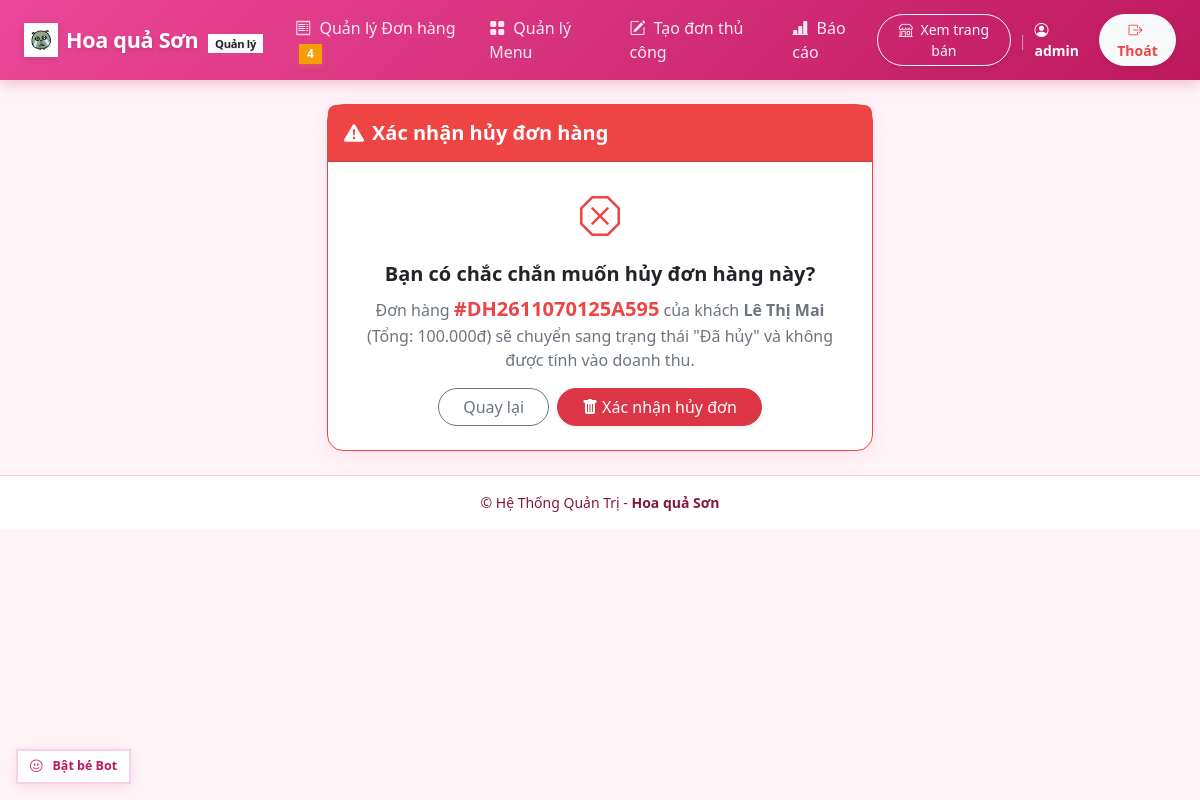
Screenshot of /quan-ly/don-hang/1/cancel/ (signed in) with the database file from the repository.
### orders/models.py (models this page shows, shortened)
class Order(models.Model):
    ORDER_TYPE_CHOICES = [
        ('dine_in', 'Tại chỗ'),
        ('takeaway', 'Mang đi'),
        ('delivery', 'Giao hàng'),
    ]
    PAYMENT_METHOD_CHOICES = [
        ('cash', 'Tiền mặt'),
        ('transfer', 'Chuyển khoản'),
        ('cod', 'Thu khi giao (COD)'),
    ]
    STATUS_CHOICES = [
        ('new', 'Mới'),
        ('preparing', 'Đang chuẩn bị'),
        ('delivering', 'Đang giao'),
        ('completed', 'Hoàn thành'),
        ('cancelled', 'Đã hủy'),
        ('customer_refused', 'Khách không nhận'),
    ]
    DISCOUNT_TYPE_CHOICES = [
        ('amount', 'Số tiền (đ)'),
        ('percent', 'Phần trăm (%)'),
    ]
    code = models.CharField(max_length=32, unique=True, verbose_name="Mã đơn hàng", editable=False)
    customer_name = models.CharField(max_length=150, verbose_name="Tên khách hàng", default="Khách lẻ")
    customer_contact = models.CharField(max_length=150, blank=True, verbose_name="SĐT / Facebook / Zalo")
    address = models.TextField(blank=True, verbose_name="Địa chỉ nhận hàng")
    order_type = models.CharField(
        max_length=20,
        choices=ORDER_TYPE_CHOICES,
        default='dine_in',
        verbose_name="Hình thức"
    )
    payment_method = models.CharField(
        max_length=20,
        choices=PAYMENT_METHOD_CHOICES,
        default='cash',
        verbose_name="Thanh toán"
    )
    is_paid = models.BooleanField(default=False, verbose_name="Đã thanh toán")
    status = models.CharField(
        max_length=20,
        choices=STATUS_CHOICES,
        default='new',
        verbose_name="Trạng thái"
    )
    discount_type = models.CharField(
        max_length=10,
        choices=DISCOUNT_TYPE_CHOICES,
        default='amount',
        verbose_name="Kiểu giảm giá"
    )
    discount_value = models.DecimalField(
        max_digits=12,
        decimal_places=0,
        default=0,
        validators=[MinValueValidator(Decimal('0'))],
        verbose_name="Giá trị giảm"
    )
    shipping_fee = models.DecimalField(
        max_digits=12,
        decimal_places=0,
        default=0,
        validators=[MinValueValidator(Decimal('0'))],
        verbose_name="Phí giao hàng"
    )
    note = models.TextField(blank=True, verbose_name="Ghi chú đơn hàng")
    source = models.CharField(
        max_length=20,
        choices=[
            ('web', 'Đặt qua Web'),
            ('message', 'Đặt qua Tin nhắn'),
            ('pos', 'Tạo tại quán'),
        ],
        default='pos',
        verbose_name="Nguồn đơn"
    )
    desired_time = models.CharField(max_length=100, blank=True, verbose_name="Thời gian muốn nhận")
    created_at = models.DateTimeField(auto_now_add=True, verbose_name="Ngày tạo")
    updated_at = models.DateTimeField(auto_now=True, verbose_name="Cập nhật lần cuối")
    class Meta:
        verbose_name = "Đơn hàng"
        verbose_name_plural = "Danh sách đơn hàng"
        ordering = ['-created_at']
    @property
    def subtotal(self):
        return sum(item.subtotal for item in self.items.all())
    @property
    def discount_amount(self):
        sub = self.subtotal
        if self.discount_type == 'percent':
            amt = (sub * self.discount_value) / Decimal('100')
        else:
            amt = self.discount_value
        return min(sub, amt)
    @property
    def final_total(self):
        base = max(Decimal('0'), self.subtotal - self.discount_amount)
        return base + (self.shipping_fee or Decimal('0'))

class OrderItem(models.Model):
    SALT_CHOICES = [
        ('tay_ninh', 'Muối Tây Ninh'),
        ('hao_hao', 'Muối Hảo Hảo'),
    ]
    order = models.ForeignKey(Order, on_delete=models.CASCADE, related_name='items', verbose_name="Đơn hàng")
    product = models.ForeignKey(Product, on_delete=models.SET_NULL, null=True, blank=True, verbose_name="Món")
    product_name = models.CharField(max_length=150, verbose_name="Tên món")
    unit_price = models.DecimalField(
        max_digits=12,
        decimal_places=0,
        validators=[MinValueValidator(Decimal('0'))],
        verbose_name="Đơn giá bán tại thời điểm đặt"
    )
    unit_cost_price = models.DecimalField(
        max_digits=12,
        decimal_places=0,
        null=True,
        blank=True,
        validators=[MinValueValidator(Decimal('0'))],
        verbose_name="Giá nhập tại thời điểm đặt"
    )
    quantity = models.PositiveIntegerField(
        default=1,
        validators=[MinValueValidator(1)],
        verbose_name="Số lượng"
    )
    note = models.CharField(max_length=255, blank=True, verbose_name="Ghi chú món (VD: Không dưa hấu,...)")
    salt_choice = models.CharField(
        max_length=20,
        blank=True,
        choices=SALT_CHOICES,
        verbose_name="Loại muối",
    )
    class Meta:
        verbose_name = "Món trong đơn"
        verbose_name_plural = "Các món trong đơn"
    @property
    def subtotal(self):
        return self.unit_price * self.quantity

### orders/views.py (the view)
# urls.py: path('<int:pk>/cancel/', views.order_cancel, name='order_cancel'),
@login_required
def order_cancel(request, pk):
    order = get_object_or_404(Order, pk=pk)
    if request.method == 'POST':
        order.status = 'cancelled'
        order.save()
        messages.success(request, f'Đã hủy đơn hàng #{order.code}!')
        return redirect('orders:order_list')
    return render(request, 'orders/order_confirm_cancel.html', {'order': order})

### menu/templatetags/currency.py (called while the page is built)
@register.filter(name='vnd')
def vnd(value):
    if value is None or value == '':
        return '0đ'
    try:
        val = int(Decimal(str(value)))
        formatted = f"{val:,}".replace(',', '.')
        return f"{formatted}đ"
    except (ValueError, TypeError):
        return f"{value}đ"

### orders/context_processors.py (called while the page is built)
def new_order_count(request):
    if (
        request.path.startswith('/quan-ly/')
        and getattr(request, 'user', None)
        and request.user.is_authenticated
    ):
        return {'new_order_count': Order.objects.filter(status='new').count()}
    return {'new_order_count': 0}

### templates/orders/order_confirm_cancel.html (shortened to what this page needs)
{% extends 'manager/base_manager.html' %}
{% load currency %}
{% block content %}
<div class="row justify-content-center">
    <div class="col-md-6">
        <div class="card shadow-sm border-danger border-opacity-50">
            <div class="card-header bg-danger text-white py-3 rounded-top-3">
                <h5 class="card-title mb-0 fw-bold">
                    <i class="bi bi-exclamation-triangle-fill me-2"></i>Xác nhận hủy đơn hàng
                </h5>
            </div>
            <div class="card-body p-4 text-center">
                <i class="bi bi-x-octagon text-danger fs-1 mb-3 d-block"></i>
                <h5 class="fw-bold mb-2">Bạn có chắc chắn muốn hủy đơn hàng này?</h5>
                <p class="text-secondary mb-3">
                    Đơn hàng <strong class="text-danger fs-5">#{{ order.code }}</strong> của khách <strong>{{ order.customer_name }}</strong> (Tổng: {{ order.final_total|vnd }}) sẽ chuyển sang trạng thái "Đã hủy" và không được tính vào doanh thu.
                </p>
                <form method="post" class="d-flex justify-content-center gap-2">
                    <a href="{% url 'orders:order_detail' order.id %}" class="btn btn-outline-secondary rounded-pill px-4">
                        Quay lại
                    </a>
                    <button type="submit" class="btn btn-danger rounded-pill px-4 shadow-sm">
                        <i class="bi bi-trash-fill me-1"></i>Xác nhận hủy đơn
                    </button>
                </form>
            </div>
        </div>
    </div>
</div>
{% endblock %}

### templates/manager/base_manager.html (shortened to what this page needs)
{% load static %}
<!DOCTYPE html>
<html lang="vi">
<head>
    <link href="https://cdn.jsdelivr.net/npm/bootstrap@5.3.3/dist/css/bootstrap.min.css" rel="stylesheet">
    <link rel="stylesheet" href="https://cdn.jsdelivr.net/npm/bootstrap-icons@1.11.3/font/bootstrap-icons.min.css">
    <link rel="stylesheet" href="{% static 'css/theme.css' %}?v=20261107-square">
    <link rel="stylesheet" href="{% static 'css/mascot.css' %}">
</head>
<body data-area="manager">
    <nav class="navbar navbar-expand-lg navbar-dark bg-success navbar-custom sticky-top">
        <div class="container-fluid px-3 px-lg-4">
            <a class="navbar-brand d-flex align-items-center gap-2" href="{% url 'orders:order_list' %}">
                <span class="brand-icon-box">
                    <img src="{% static 'img/mascot.png' %}" alt="Hoa quả Sơn" style="width: 24px; height: 24px; object-fit: contain;">
                </span>
                <span>Hoa quả Sơn <span class="badge bg-white text-dark ms-1 fw-bold" style="font-size: 0.7rem;">Quản lý</span></span>
            </a>
            <div class="collapse navbar-collapse" id="navbarManager">
                <ul class="navbar-nav me-auto mb-2 mb-lg-0">
                    <li class="nav-item">
                        <a class="nav-link px-3 {% if request.resolver_match.app_name == 'orders' and request.resolver_match.url_name == 'order_list' %}active{% endif %}" href="{% url 'orders:order_list' %}">
                            <i class="bi bi-receipt me-1"></i> Quản lý Đơn hàng
                            <span id="newOrderNavBadge" class="badge bg-warning text-dark ms-1" {% if not new_order_count %}hidden{% endif %}>{{ new_order_count|default:0 }}</span>
                        </a>
                    </li>
                    <li class="nav-item">
                        <a class="nav-link px-3 {% if request.resolver_match.app_name == 'menu' %}active{% endif %}" href="{% url 'menu:product_list' %}">
                            <i class="bi bi-grid-fill me-1"></i> Quản lý Menu
                        </a>
                    </li>
                    <li class="nav-item">
                        <a class="nav-link px-3 {% if request.resolver_match.app_name == 'orders' and request.resolver_match.url_name == 'order_create' %}active{% endif %}" href="{% url 'orders:order_create' %}">
                            <i class="bi bi-pencil-square me-1"></i> Tạo đơn thủ công
                        </a>
                    </li>
                    <li class="nav-item">
                        <a class="nav-link px-3 {% if request.resolver_match.app_name == 'reports' %}active{% endif %}" href="{% url 'reports:dashboard' %}">
                            <i class="bi bi-bar-chart-line-fill me-1"></i> Báo cáo
                        </a>
                    </li>
                </ul>
                <div class="d-flex align-items-center gap-2 mt-2 mt-lg-0">
                    <a href="/" target="_blank" class="btn btn-outline-light btn-sm rounded-pill px-3 shadow-sm" title="Mở trang bán hàng công khai">
                        <i class="bi bi-shop me-1"></i> Xem trang bán
                    </a>
                    <span class="text-white-50 small d-none d-lg-inline">|</span>
                    <span class="text-white small fw-semibold">
                        <i class="bi bi-person-circle me-1"></i>{{ user.username }}
                    </span>
                    <form action="{% url 'manager_logout' %}" method="post" class="d-inline">
                        <button type="submit" class="btn btn-sm btn-light rounded-pill px-3 ms-1 text-danger fw-semibold shadow-sm" title="Đăng xuất khỏi hệ thống">
                            <i class="bi bi-box-arrow-right me-1"></i>Thoát
                        </button>
                    </form>
                </div>
            </div>
        </div>
    </nav>
    <main class="container py-4 flex-grow-1">
        {% block content %}{% endblock %}
    </main>
    <footer class="py-3 text-center small">
        <div class="container">
            <span>&copy; Hệ Thống Quản Trị - <strong>Hoa quả Sơn</strong></span>
        </div>
    </footer>
    <button id="mascot-toggle-btn" class="mascot-toggle-btn" type="button" aria-label="Bật/Tắt Bot">
    </button>
</body>
</html>

### static/css/theme.css (style rules this page uses)
:root { --pink-main: #ec4899; --pink-dark: #be185d; --pink-light: #fce7f3; --pink-bg: #fff5f9; --pink-border: #fbcfe8; --pink-hover: #db2777; --pink-shadow: rgba(236, 72, 153, 0.12); --bs-primary: #ec4899; --bs-primary-rgb: 236, 72, 153; --bs-success: #ec4899; --bs-success-rgb: 236, 72, 153; --bs-body-bg: var(--pink-bg); }
body { background-color: var(--pink-bg) !important; color: #374151; font-family: system-ui, -apple-system, "Segoe UI", Roboto, "Helvetica Neue", Arial, sans-serif; min-height: 100vh; }
.navbar-custom, .navbar.bg-success { background: linear-gradient(135deg, var(--pink-main) 0%, var(--pink-dark) 100%) !important; box-shadow: 0 4px 15px rgba(190, 24, 93, 0.25) !important; }
.navbar-brand { font-weight: 800; letter-spacing: -0.3px; font-size: 1.35rem; color: #ffffff !important; text-shadow: 0 2px 4px rgba(0,0,0,0.15); }
.brand-icon-box { width: 34px; height: 34px; background: #ffffff; border-radius: 50%; display: inline-flex; align-items: center; justify-content: center; box-shadow: 0 2px 8px rgba(0,0,0,0.12); }
.nav-link { color: rgba(255, 255, 255, 0.9) !important; font-weight: 500; transition: all 0.2s ease; }
.card { background: #ffffff !important; border: 1px solid var(--pink-border) !important; border-radius: 16px !important; box-shadow: 0 4px 20px var(--pink-shadow) !important; transition: transform 0.2s ease, box-shadow 0.2s ease; }
.bg-success { background-color: var(--pink-main) !important; }
.bg-danger { background-color: #ef4444 !important; color: #ffffff !important; }
.text-danger { color: #ef4444 !important; }
.border-danger { border-color: #ef4444 !important; }
.badge-combo, .badge.bg-warning { background-color: #f59e0b !important; color: #ffffff !important; font-weight: 700; box-shadow: 0 2px 6px rgba(245, 158, 11, 0.3); }
footer { background-color: #ffffff !important; border-top: 1px solid var(--pink-border) !important; color: #831843 !important; }
html body *, html body *::before, html body *::after { border-radius: 0 !important; }

### static/css/mascot.css (style rules this page uses)
.mascot-toggle-btn { position: fixed; bottom: 16px; left: 16px; z-index: 9998; background: #ffffff; border: 2px solid var(--pink-border); color: var(--pink-dark); font-size: 0.78rem; font-weight: 700; padding: 6px 12px; border-radius: 20px; box-shadow: 0 3px 12px rgba(236, 72, 153, 0.18); cursor: pointer; display: inline-flex; align-items: center; gap: 6px; transition: all 0.2s ease; pointer-events: auto; }

### rows the page displays
Order: code "DH2611070125A595", customer_name "Lê Thị Mai", final_total|vnd "100.000đ"

### other values shown
{{ new_order_count|default:0 }} "4"
{{ user.username }} "admin"
